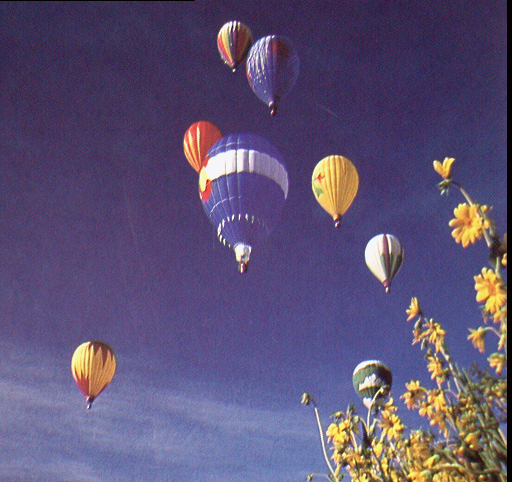
%> input picture TP_ED0/TP_ACP/ballon.tif, 512 x 482 px
$ octave exo4.m   (GNU Octave 9; MATLAB toolbox functions it lacks are replaced by stand-ins)
%> lines starting %> are read from the running program, lines starting %| are printed output that depends on the picture
clc;close all;clear variables;

image = imread('ballon.tif');
%> image is the input picture: size 482x512x3 uint8; mean R, G, B 92.6, 81.2, 116.2
[H,W,p] = size(image);
%> H = 482; W = 512; p = 3


%Matrice de données
Y = zeros(H*W,p);
for k = 1:p
    A=image(:,:,k);
    Y(:,k) = A(:);
end
%> this loop made 3 passes
%> pass 1, `A=image(:,:,k);`:
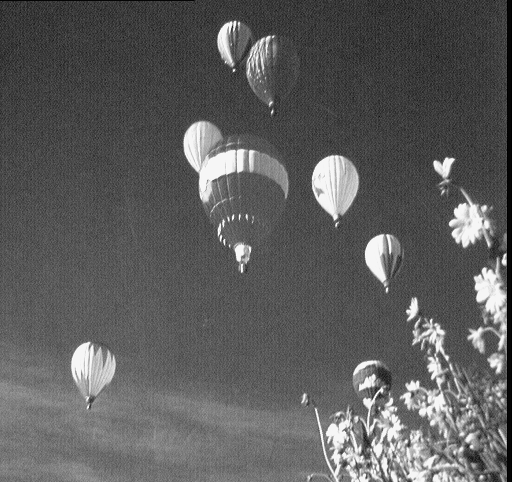
%> A: size 482x512 uint8; min 0, max 255, mean 92.6
%> pass 2, `A=image(:,:,k);`:
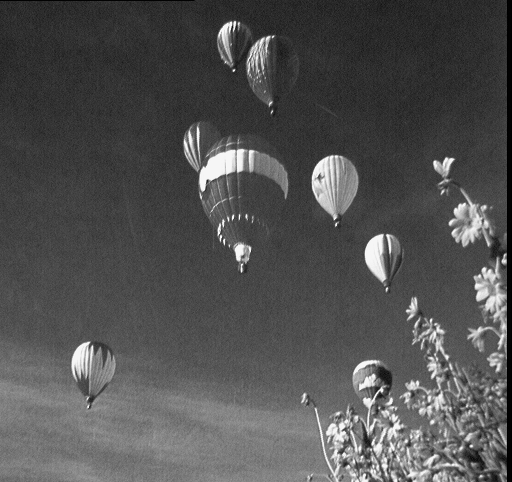
%> A: size 482x512 uint8; min 0, max 254, mean 81.2
%> pass 3, `A=image(:,:,k);`:
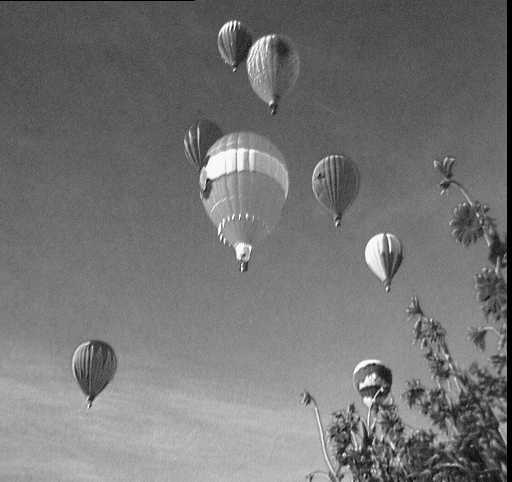
%> A: size 482x512 uint8; min 0, max 255, mean 116.2

%Matrice de données centrée
X = [];
for k = 1:p
    X = [X,Y(:,k)-mean(Y(:,k))];
end

%Matrice de covariance
M = X'*X./(H*W);
%> M = [1905.5 1638.8 694.4; 1638.8 1685.5 961.5; 694.4 961.5 1361.4]

%Diagonalisation de la matrice de covariance, lambda contient les valP et P
%les vecP
[P,lambda] = eig(M);
%> P = [0.593 0.476 0.649; -0.764 0.0783 0.641; 0.254 -0.876 0.41]; lambda = [92.79 0 0; 0 897.9 0; 0 0 3961.8]
lambda = flipud(diag(lambda));
%> lambda = [3961.8; 897.9; 92.79]
P = fliplr(P)
%> P = [0.649 0.476 0.593; 0.641 0.0783 -0.764; 0.41 -0.876 0.254]

%Matrice des composantes principales
Xstar = X*P;

%Calcul de l'inertie expliquée et de son taux par chacun des axes factoriels
I = zeros(1,p);
tau = 100*lambda/sum(lambda);
%> tau = [80; 18.13; 1.87]
for k = 1:p
    I(k) = P(:,k)'*M*P(:,k);
end
%> after the loop, I = [3961.8 897.9 92.79]


%%%%Reconstruction
Irec = reshape(Xstar(:,1),[H,W]);
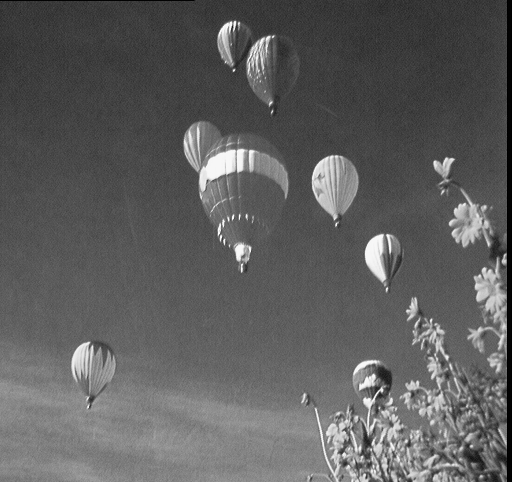
%> Irec: size 482x512 double; min -159.8, max 272.6, mean 0; drawn with min black and max white

%Partie graphique
figure(1)
subplot 121
imshow(image)
title('Image d''origine')
subplot 122
imshow(Irec)
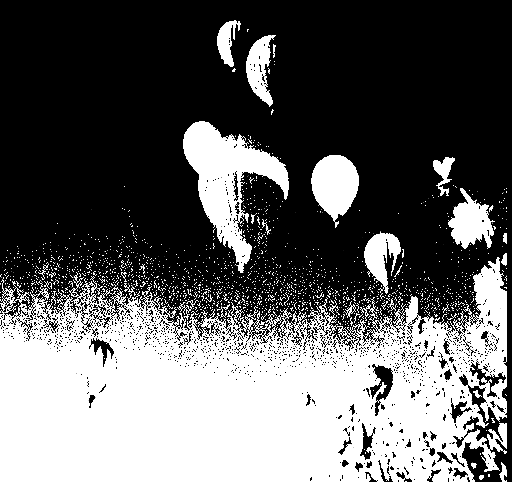
%> displayed picture: size 482x512, on the screen's scale of 0 to 255; min 0, max 255, mean 98.2
title('Image reconstruite à partir de la première composante principale')
caxis([min(min(Irec)),max(max(Irec))])
